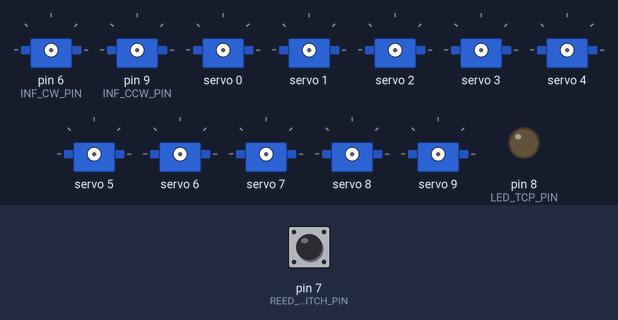
Simulated run of this sketch. Board: Arduino Uno, built with avr-gcc and run on an emulated ATmega328P. Parts: 12 × servo, output pins drawn as LEDs (lit = HIGH). Inputs (shaded band) come from the test bench; at power-on: pin 7 (REED_SWITCH_PIN) HIGH. WiFi joins after 1.5 s; servers stay silent unless stated; pins used as bus, display or sensor lines are not drawn; what the sketch prints to the serial monitor is not drawn.

Above: at 0.1 s.
At 0.5 s:
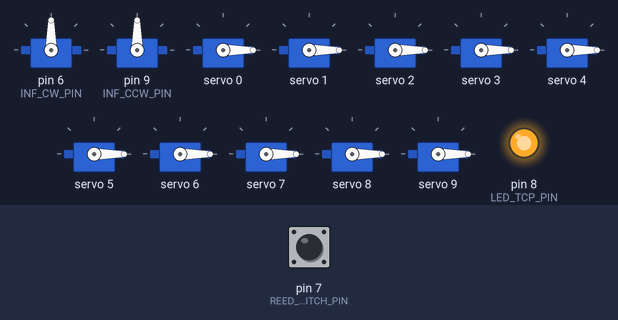
At 2.17 s:
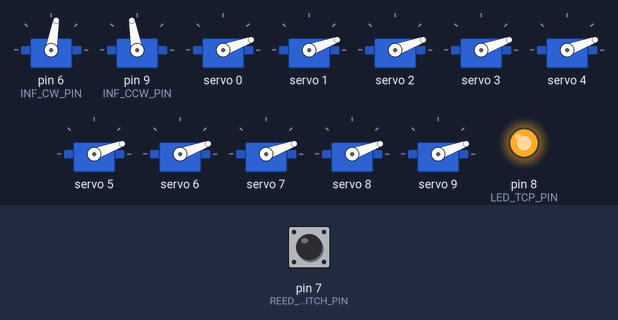
At 3.37 s:
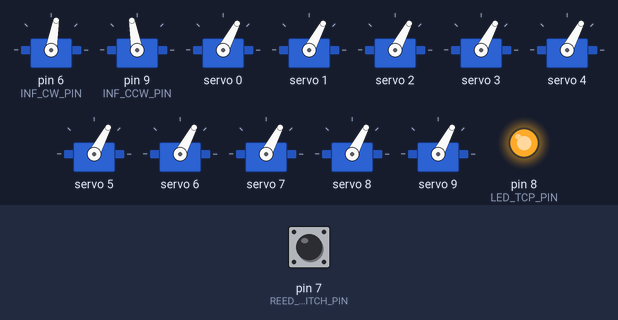
At 6.09 s:
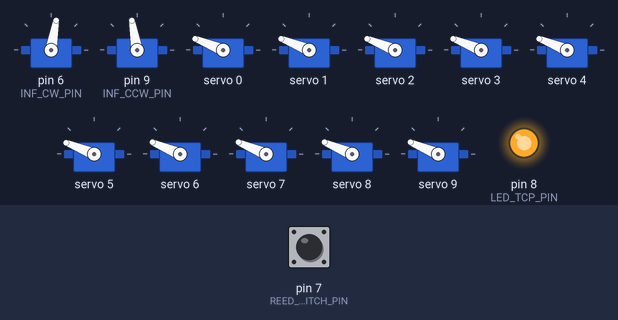
At 11.9 s:
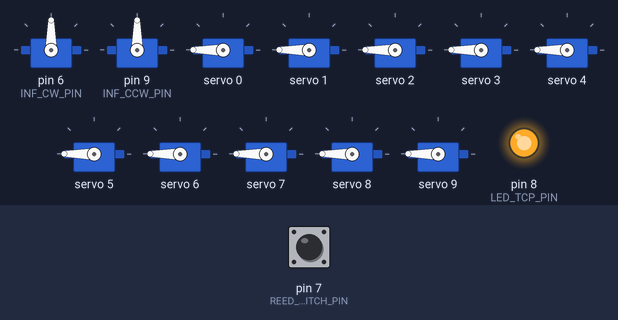
Timing chart, 0 to 13.4 s (numbered marks = the images above):
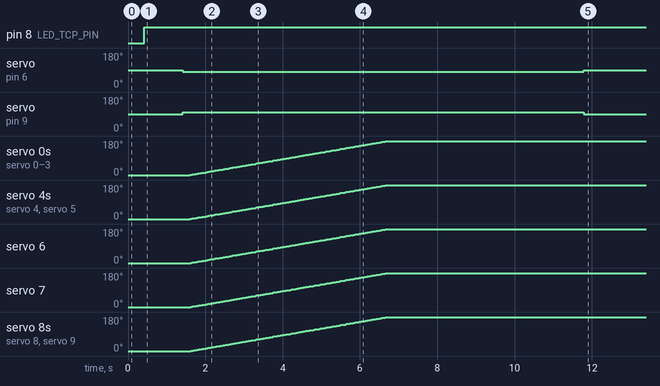

Measured:
- by itself, pin 8 (LED_TCP_PIN): LOW → HIGH at 0.41 s
- by itself, servo on pin 6 (INF_CW_PIN): 90° → 80° at 1.4 s, → 90° 10.4 s later
- by itself, servo on pin 9 (INF_CCW_PIN): 90° → 100° at 1.4 s, → 90° 10.4 s later
- by itself, servo 0–9: moves from 0° to 180° over 5.1 s

The sketch:

multi_servo_tcp.ino
```cpp
// 25.04.23

// 모터 별 속도 조절 & "ON" 신호 전송 추가

// 1. 문열림 - 인형 앞면으로 모두 전환 후 "ON" 신호 전송
// 2. 문닫힘 - 서버에서 "OFF" 신호 수신 후 인형 뒷면으로 전환


#include <Wire.h>
#include <Adafruit_PWMServoDriver.h>
#include <Servo.h>
#include <Ethernet.h>

// ---------------- 네트워크 설정 ----------------
byte mac[] = { 0xDE, 0xAD, 0xBE, 0xEF, 0xFE, 0xED };
IPAddress ip(192, 168, 0, 22);       // 아두이노IP (고정IP)
IPAddress serverIp(192, 168, 0, 21); // 서버 IP
int port = 12345;                    // 포트번호
EthernetClient client;

// ---------------- 핀 설정 ----------------
const int LED_TCP_PIN = 8;
const int INF_CW_PIN = 6;
const int INF_CCW_PIN = 9;
const int W5500_RST_PIN = 5;
const int REED_SWITCH_PIN = 7; // 도어센서 핀

// ---------------- 서보 설정 ----------------
#define MOTOR_COUNT 16
#define SERVOFREQ 50

#define SERVOMIN 100
#define SERVOMAX 500

// ----------------모터 설정----------------
Adafruit_PWMServoDriver pwm = Adafruit_PWMServoDriver();
Servo infCw,infCcw;
#define MOTOR_START 0
#define MOTOR_END 16
const int INF_CW = 80;
const int INF_CCW = 100;
const int INF_STOP = 90;


// ---------------- 모터 속도 설정----------------
const int motorSpeeds[MOTOR_COUNT] = {
    0, 0, 0, 0, 0,
    1, 1, 1, 1, 1,
    2, 2, 2, 2, 2, 2};

bool motorStarted = false;        // 모터 상태 변수 (false: 인형 뒷면, true: 인형 앞면)
const int DOOR_OPEN_DELAY = 1000; // 문 열릴때 딜레이 시간(1초)

// ---------------- 함수 선언 ---------------------
void startMotors();
void resetMotors();
void setPWMForMotors(uint16_t start, uint16_t end, uint16_t value);
void blinkLED();

// ------------------------------------------------
void setup() {
  Serial.begin(9600);

  pinMode(REED_SWITCH_PIN, INPUT_PULLUP); // 도어센서
  pinMode(LED_TCP_PIN, OUTPUT);
  pinMode(W5500_RST_PIN, OUTPUT);
  digitalWrite(W5500_RST_PIN, LOW);delay(100);
  digitalWrite(W5500_RST_PIN, HIGH);delay(100);

  infCw.attach(INF_CW_PIN); // 무한회전서보 핀연결
  infCcw.attach(INF_CCW_PIN);

  pwm.begin();
  pwm.setOscillatorFrequency(27000000);
  pwm.setPWMFreq(SERVOFREQ);

  infCw.write(INF_STOP);
  infCcw.write(INF_STOP);

  Ethernet.begin(mac, ip);
  resetMotors(); //초기상태 : 인형 뒷면
}


// ------------------------------------------------
void loop() {

  // ----- 1.서버 연결 상태 확인 및 재연결 시도 -----
  if(!client.connected()) {
    Serial.println("서버에 연결 시도 중...");

    if(client.connect(serverIp, port)) {
      Serial.println("----서버에 연결 성공----");
      digitalWrite(LED_TCP_PIN, HIGH); // LED 켜기
    } else {
      Serial.println("서버에 연결 실패.5초후 재시도...");
      blinkLED();  // LED 점멸
      delay(5000); // 5초 대기 후 재시도
      return;
    }
  }

  // ----- 2. 문열림 >>> 인형앞면전환 & "ON" 신호 전송 -----
  if (digitalRead(REED_SWITCH_PIN) == HIGH && !motorStarted) {
    Serial.println("문열림- 1초후 모터 돌아감");
    delay(DOOR_OPEN_DELAY); // 1초 대기

    startMotors(); // 인형 앞면으로 전환
    motorStarted = true;

    if(client.connected()) {
      client.println("ON"); // 서버에 "ON" 신호 전송
      Serial.println("서버에 ON 신호 전송");
    } else {
      Serial.println("서버와 연결 끊김. 신호 전송 실패.");
    }
  }

  // ----- 3. 문닫힘 & "OFF"신호 수신 >>> 인형 뒷면 전환 -----
  if(digitalRead(REED_SWITCH_PIN) == LOW && motorStarted) {
    if(client.available()) {
      String command = client.readStringUntil('\n');
      command.trim();
      Serial.println("명령 수신 대기중...");
      Serial.print("Received command: ");Serial.println(command);

      if(command == "OFF") {
        if (motorStarted) {
          Serial.println("모터 원상태 : 인형 뒷면으로 전환");
          resetMotors(); // 인형 뒷면으로 전환
        }
        motorStarted = false;
      } else {
        Serial.println("서버신호 : OFF 아님");
      }
      delay(200);
    }
  }
}

// ------------------------------------------------
void startMotors() {
  Serial.println(" ▶ 인형 앞면으로 전환");

  infCw.write(INF_CW); // 무한 회전 서보 회전 시작
  infCcw.write(INF_CCW);

  const int targetAngle = 180; // 목표 각도

  for (int angle = 0; angle < targetAngle; angle++) {
    for (int i = MOTOR_START; i < MOTOR_END; i++){
      int pulse = map(angle, 0, 180, SERVOMIN, SERVOMAX); //0~180을 100~500으로 변환
      pwm.setPWM(i, 0, pulse);
      delay(motorSpeeds[i]); // 각 모터 별 딜레이 적용
    }
  }

  // 무한 회전 서보 5초 회전 유지
  delay(5000);
  infCw.write(INF_STOP);
  infCcw.write(INF_STOP);

  Serial.println("모든 모터 회전 완료");
}

// ------------------------------------------------
void resetMotors() {
  Serial.println(" ▶ 인형 뒷면으로 전환");
  setPWMForMotors(MOTOR_START, MOTOR_END, SERVOMIN);
  infCw.write(INF_STOP);
  infCcw.write(INF_STOP);
}

// ------------------------------------------------
void setPWMForMotors(uint16_t start, uint16_t end, uint16_t value) {
  for (uint16_t servonum = start; servonum < end; ++servonum) {
    pwm.setPWM(servonum, 0, value);
  }
}

// ------------------------------------------------
void blinkLED() {
  for (int i = 0; i < 5; i++) {
    digitalWrite(LED_TCP_PIN, HIGH);
    delay(200);
    digitalWrite(LED_TCP_PIN, LOW);
    delay(200);
  }
}
```
